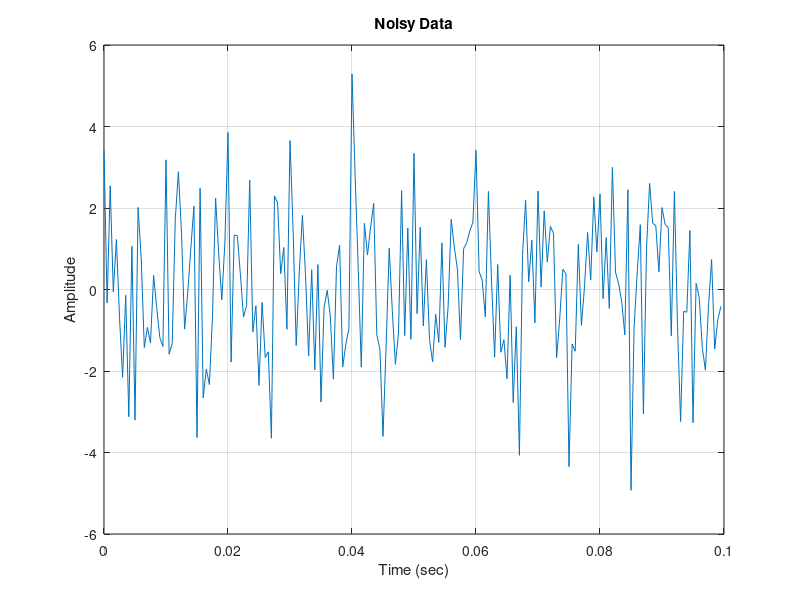
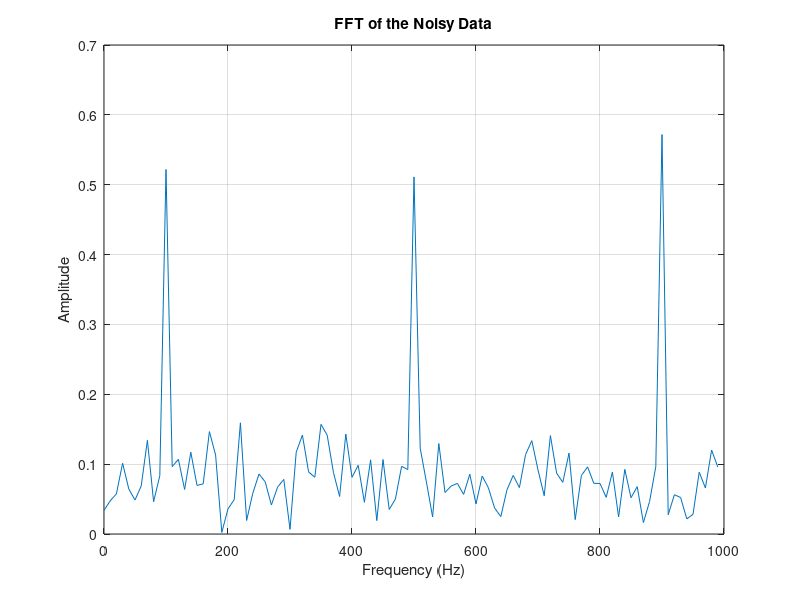
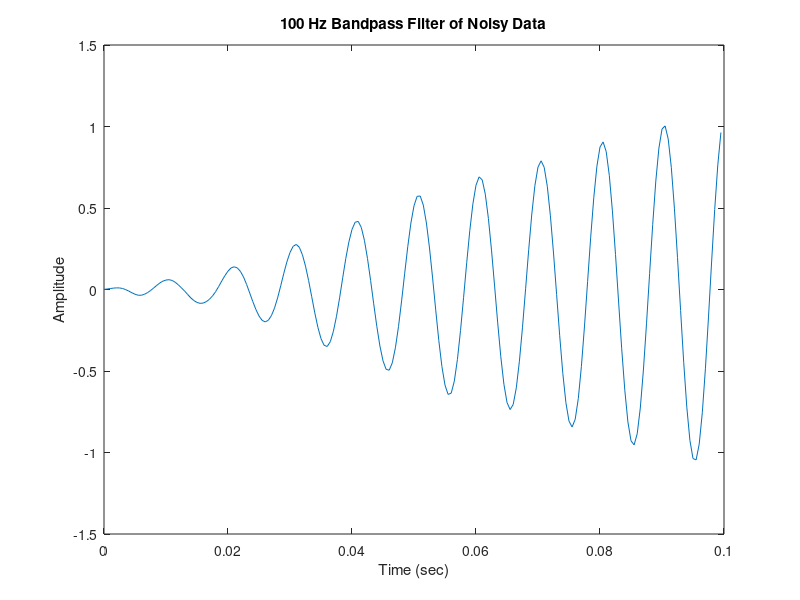
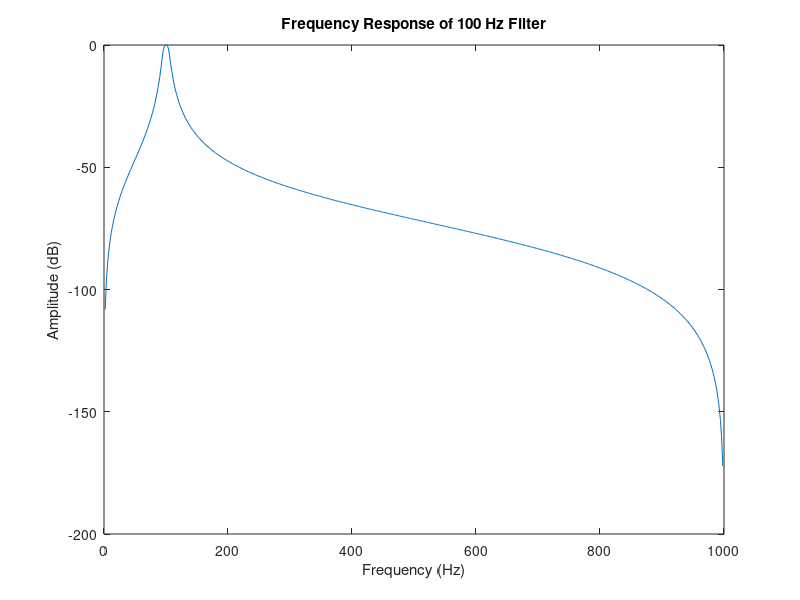

Reproduce these figures in MATLAB, in order.
%% ECE 3770 - Lab 2b
% G.Davis
% 2/15/2021

clc; clear; close all;

%% Part 1
load lab2data;

fs = 2000;
Ts = 1/fs;
t = 0:Ts:0.1-Ts;

% Plotting the given noisy data
figure(1)
plot(t,y); grid
title('Noisy Data')
ylabel('Amplitude')
xlabel('Time (sec)')

%% Part 2
% Performing fast fourier-transform to identify interference

% Taking half of the fft due to symmetry
n = length(y);
fty = fft(y);
fty = fty/n;
fty = fty(1:n/2);

% Establishing the array of frequencies fft is returning
df = fs/n;
F = fs/2;
f = 0:df:F-df;

% Plotting the spectrum of frequency magnitudes in the signal
figure(2)
plot(f,abs(fty)); grid
title('FFT of the Noisy Data')
ylabel('Amplitude')
xlabel('Frequency (Hz)')

fprintf("Can see from the plot that the prominent signals are 100 Hz, 500 Hz, and 900 Hz");

%% Part 3
% Design bandpass filter for each frequency to isolate tones and plot the
% frequency response

[b,a] = butter(2,[95 105]/(fs/2),"bandpass");
g100 = filter(b,a,y);

figure(3)
plot(t,g100)
title('100 Hz Bandpass Filter of Noisy Data')
ylabel('Amplitude')
xlabel('Time (sec)')

[h,w] = freqz(b,a);
HM = abs(h);
n=length(HM);
f = 0:F/n:F-F/n;
figure(4)
plot(f,20*log10(HM))
title('Frequency Response of 100 Hz Filter')
ylabel('Amplitude (dB)')
xlabel('Frequency (Hz)')

% ---------------------------------------

[b,a] = butter(2,[495 505]/(fs/2),"bandpass");
g500 = filter(b,a,y);

figure(5)
plot(t,g500)
title('500 Hz Bandpass Filter of Noisy Data')
ylabel('Amplitude')
xlabel('Time (sec)')

[h,w] = freqz(b,a);
HM = abs(h);
n=length(HM);
f = 0:F/n:F-F/n;
figure(6)
plot(f,20*log10(HM))
title('Frequency Response of 500 Hz Filter')
ylabel('Amplitude (dB)')
xlabel('Frequency (Hz)')

% ---------------------------------------

[b,a] = butter(2,[895 905]/(fs/2),"bandpass");
g900 = filter(b,a,y);

figure(7)
plot(t,g900)
title('900 Hz Bandpass Filter of Noisy Data')
ylabel('Amplitude')
xlabel('Time (sec)')

[h,w] = freqz(b,a);
HM = abs(h);
n=length(HM);
f = 0:F/n:F-F/n;
figure(8)
plot(f,20*log10(HM))
title('Frequency Response of 900 Hz Filter')
ylabel('Amplitude (dB)')
xlabel('Frequency (Hz)')

%% Part 4
% Filter the noisy data with the filters from part 3

g = g100 + g500 + g900;
figure(9)
plot(t,g)
title('100, 500, and 900 Hz tones combined')
ylabel('Amplitude')
xlabel('Time (sec)')